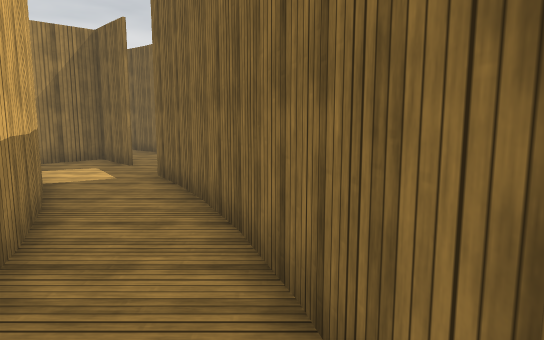
view 1 (above)

24 first-person views from a walk through a Unity game level. The camera is 1.5 m above the floor, tilts 8° down and sees 70° across. The floor is counted in squares, 1 m on a side. Each view is taken from the middle of a square. On the plan, view 1 faces up. The plan holds only what a view shows up to about 17 squares ahead; the rest is blank. The place goes on beyond the plan. The player is left out. Some surface patterns are stand-ins.

view 2
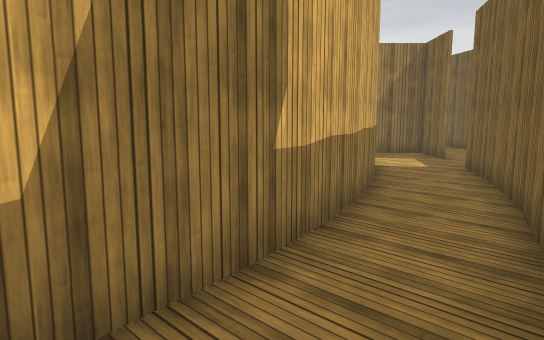

view 3
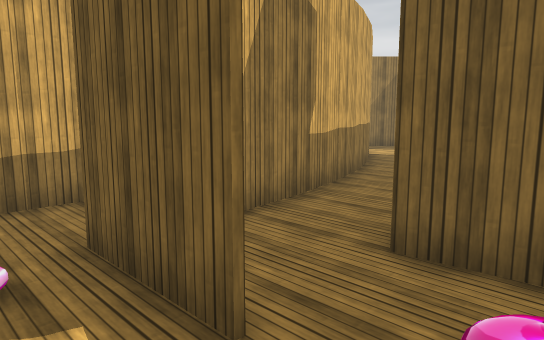

view 4
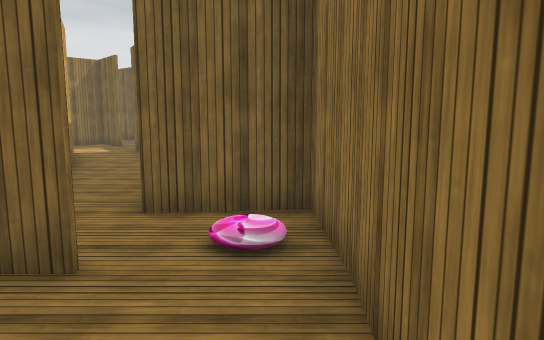

view 5
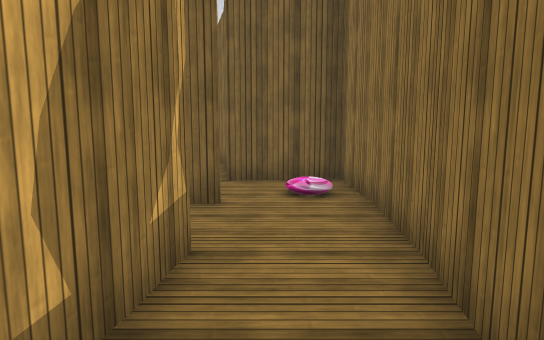

view 6
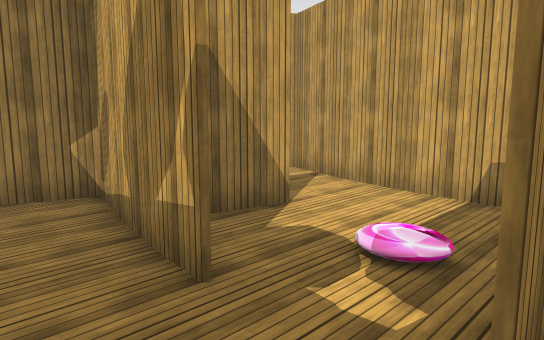

view 7
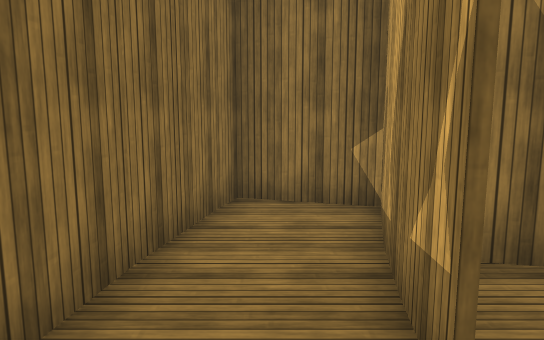

view 8
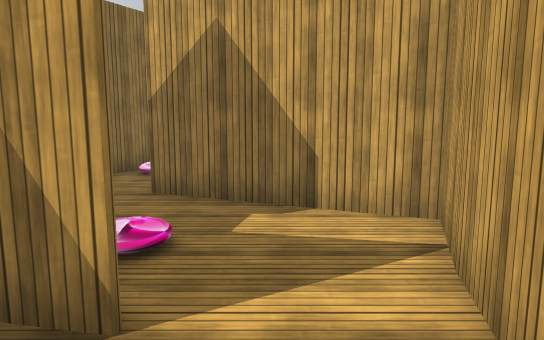

view 9
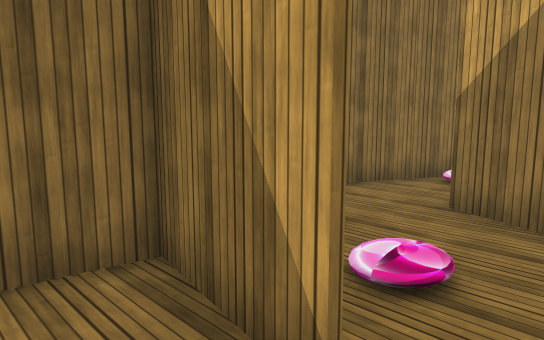

view 10
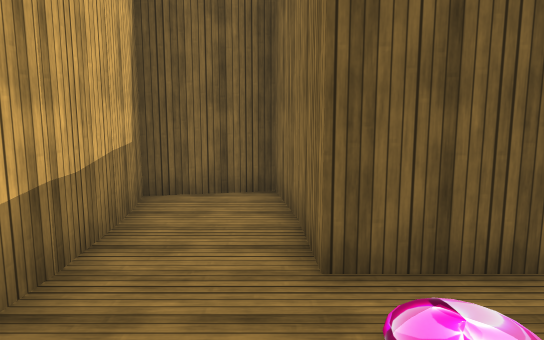

view 11
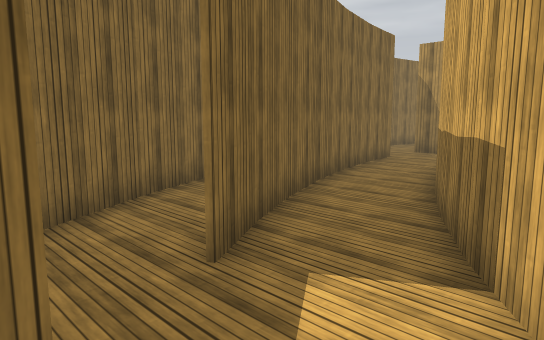

view 12
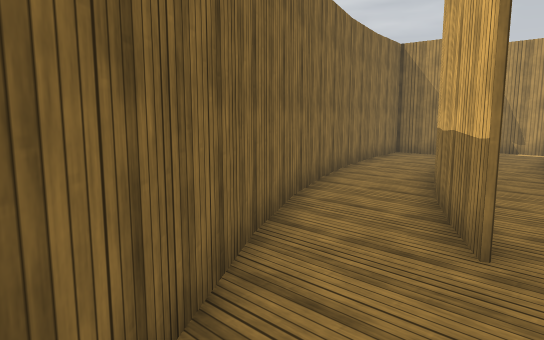

view 13
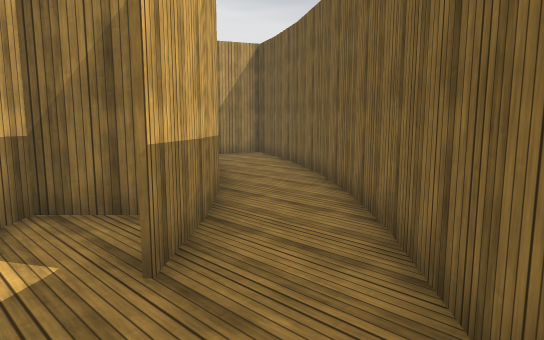

view 14
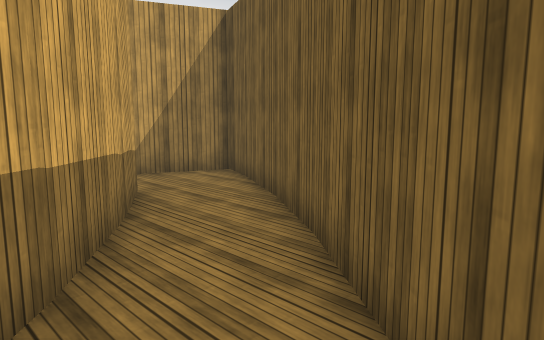

view 15
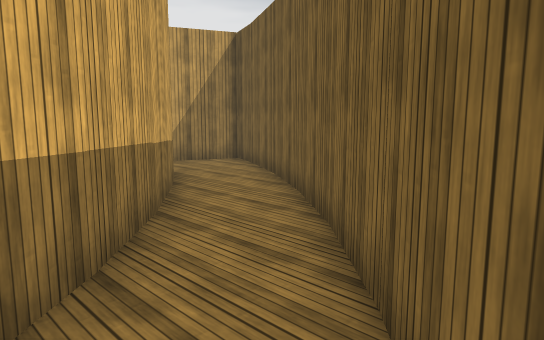

view 16
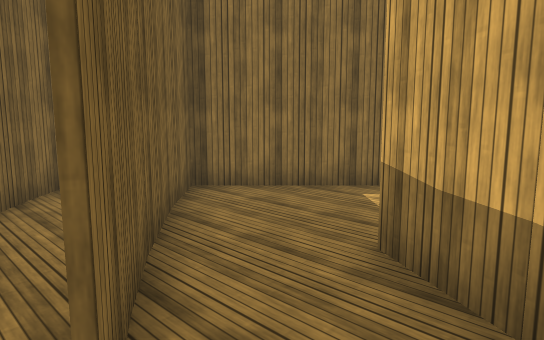

view 17
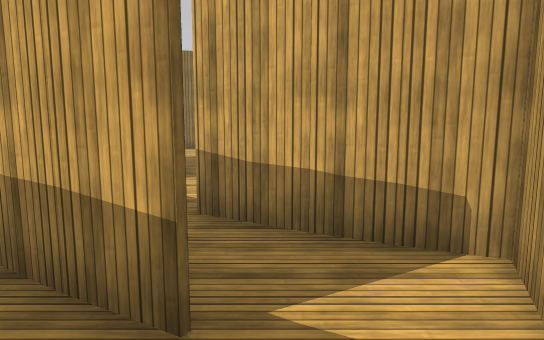

view 18
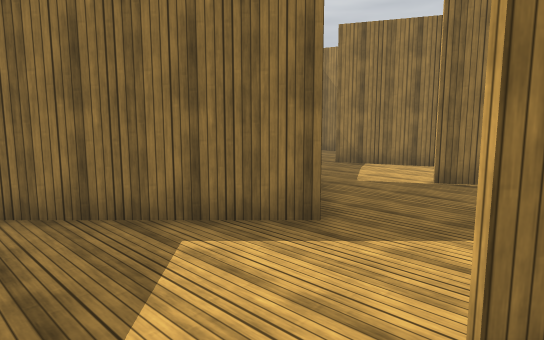

view 19
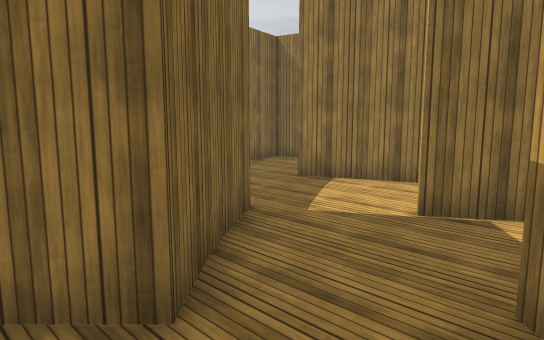

view 20
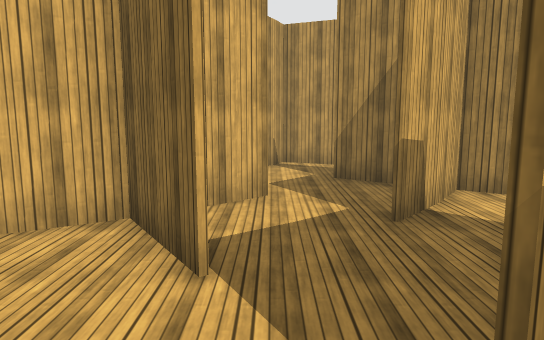

view 21
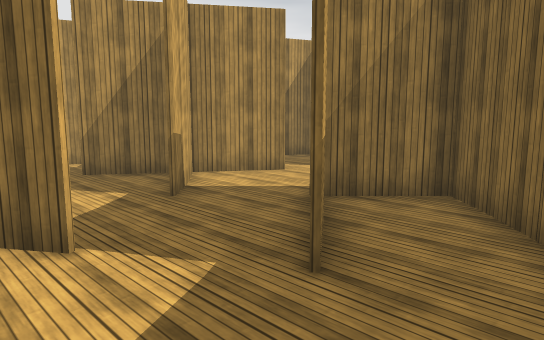

view 22
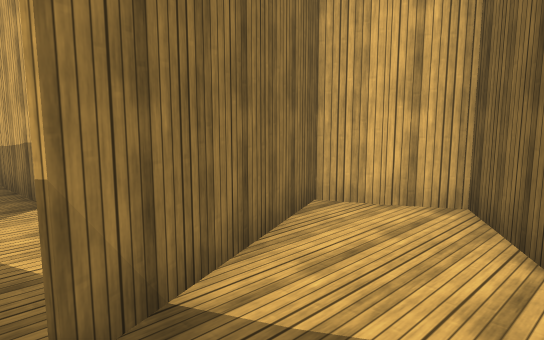

view 23
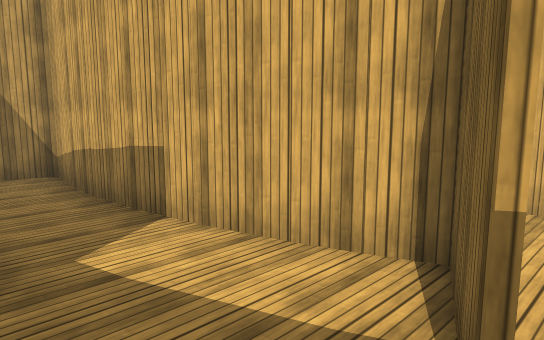

view 24
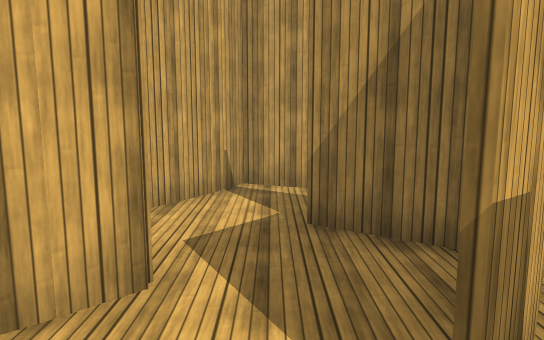

### Floor plan
Points are (right, up) in squares from view 1. A wall is a line through its corners. A room is listed if a view was taken in it or the views show most of it. See-through windows are left out.
Room 1 (views 1, 2)
walls: (1.2, -1.1) (0, 3.7); (-1.8, 0.8) (-1.5, -1.5); (-2.3, 2.5) (-1.8, 0.7); (-1, -3.4) (1.1, -3.4)
ways out: opening at (1, -2) to room 4; opening at (-1, 4) to room 6
Room 2 (views 3, 4, 7)
walls: (1.2, -5.8) (0.9, -7.3); (3.5, -7.6) (4, -3.5)
ways out: opening at (2, -8) to room 3; opening at (2.5, -3) to room 4; opening at (1, -4.5) to room 5
Room 3 (view 5)
walls: (3.1, -10.3) (3.5, -7.6); (0.9, -7.3) (0.3, -10.4); (0.1, -10.3) (2.6, -11) (2.9, -10.2)
ways out: opening at (2, -8) to room 2
Room 4 (view 6)
walls: (3.7, -3.5) (3.6, -0.9) (1.2, -1.1)
ways out: opening at (1, -2) to room 1; opening at (2.5, -3) to room 2
Room 5 (views 8, 9, 10)
walls: (-2, -7.5) (0.7, -8) (0.9, -6.6); (-4.1, -5) (-4.3, -6.6) (-4.8, -8.6) (-5.4, -10.5) (-0.5, -12.5); (1.1, -3.5) (-1.5, -3.5) (-1.6, -1.4); (-1.6, -1.5) (-1.9, 0.6) (-4.4, 0.2) (-4.2, -1); (-4.2, -0.8) (-4, -5.2)
ways out: opening at (1, -4.5) to room 2; opening at (0, -11)
Room 6 (views 11, 13, 15)
walls: (-2.8, 9.8) (-2.3, 9); (-4.2, 11.5) (-5.8, 13.3) (-7.9, 11.3); (-2, 8.3) (-2.9, 9.7); (-0.4, 10.7) (-1.9, 12.8); (-5.6, 9.2) (-4.7, 7.9); (-4.8, 7.9) (-3.7, 6.1); (-1.8, 12.7) (-3.4, 14.6); (0, 10) (-0.4, 10.8); (-5.2, 12.8) (-4.1, 11.6); (-3.8, 6.2) (-2.9, 4.3); (-7.7, 11.6) (-7.1, 11); (-2.9, 4.4) (-2.3, 2.4); (-0.4, 4.8) (-1.9, 8.4); (0, 3.7) (-0.3, 5.1)
ways out: opening at (-1, 4) to room 1; opening at (-4, 14) to room 7; opening at (-1, 10) to room 12
Room 7 (views 12, 14, 16, 17)
walls: (-9.2, 16.2) (-7.3, 14.8); (-9.1, 16.1) (-11.5, 17.5); (-7, 17.8) (-9.1, 19.2) (-11.3, 20.3); (-11.5, 17.6) (-9.1, 16.2); (-7.4, 14.8) (-5.8, 13.4); (-11.1, 20.3) (-12.5, 20.9) (-14.5, 16.1) (-13.4, 15.6); (-5.1, 16.2) (-7.1, 17.8); (-13.4, 15.7) (-10.8, 14.1); (-5.8, 13.5) (-5.2, 12.8); (-3.4, 14.6) (-5.2, 16.3)
ways out: opening at (-4, 14) to room 6; opening at (-11, 15) to room 9
Room 8 (view 18)
walls: (-12.7, 11.5) (-12.4, 12); (-14.6, 15.8) (-15.1, 14.7)
ways out: opening at (-13, 13) to room 9
Room 9 (views 19, 20, 21, 22, 23, 24)
walls: (-8.2, 8.1) (-9.6, 9.6) (-5.9, 13.4) (-7.4, 14.7) (-9.3, 16.1); (-8.2, 8.2) (-7.1, 6.8); (-12.5, 8.8) (-11.3, 7.7); (-7.2, 6.7) (-8.3, 8.1); (-10.8, 4.5) (-9.4, 5.4) (-11.6, 3.9) (-10.8, 2.7); (-13.4, 6.1) (-12.3, 4.9); (-7.9, 11.3) (-9.4, 9.8); (-14.1, 9.3) (-15.3, 7.4); (-5.8, 9.3) (-7.7, 11.5); (-12.3, 11.9) (-13.8, 9.8) (-12.4, 8.7); (-10.9, 2.8) (-10.4, 1.7) (-5.6, 3.7); (-17.7, 8.4) (-18.5, 6.4) (-18, 6.1); (-18, 6.2) (-16.6, 5.3) (-16.1, 5)
ways out: opening at (-11, 15) to room 7; opening at (-13, 13) to room 8; opening at (-4.5, 3) to room 10; opening at (-16.5, 8.5)
Room 10 (no view inside)
walls: (-6.8, -1.9) (-6.7, -4.4); (-7, -0.4) (-6.8, -2); (-3.4, 0.4) (-1.8, 0.8); (-7.3, 1) (-7, -0.5); (-1.9, 0.4) (-2.4, 2.4); (-6.7, -4.2) (-6.9, -6.5) (-5.8, -6.7); (-5.6, 3.6) (-7.9, 2.6) (-7.3, 0.9)
ways out: opening at (-4.5, 3) to room 9
Room 11 (no view inside)
walls: (3, 2.7) (2.6, 4.1) (1.8, 6.4)
ways out: opening at (1, 6) to room 13; opening at (2, 3) to room 14
Room 12 (no view inside)
walls: (-2.3, 9) (-1, 6.9); (0.8, 8.6) (0, 10)
ways out: opening at (-1, 10) to room 6; opening at (0, 8) to room 13
Room 13 (no view inside)
walls: (-1.2, 7) (-0.4, 5); (1.8, 6.4) (0.8, 8.6)
ways out: opening at (1, 6) to room 11; opening at (0, 8) to room 12
Room 14 (no view inside)
walls: (3.3, 1.6) (3, 2.7); (2, -0.9) (3.6, -0.8) (3.2, 1.7)
ways out: opening at (2, 3) to room 11

Where each view was taken, in squares from view 1:
view 1: 0 up, 0 right, facing up
view 2: 2 down, 1 right, facing up-left
view 3: 5 down, 3 right, facing up-left
view 4: 7 down, 3 right, facing up
view 5: 10 down, 2 right, facing up
view 6: 3 down, 3 right, facing down-left
view 7: 4 down, 2 right, facing down
view 8: 5 down, 3 left, facing down
view 9: 6 down, 3 left, facing down-right
view 10: 7 down, 2 left, facing up
view 11: 12 up, 6 left, facing down-right
view 12: 14 up, 4 left, facing down-right
view 13: 10 up, 1 left, facing up-left
view 14: 14 up, 4 left, facing up-left
view 15: 12 up, 2 left, facing up-left
view 16: 18 up, 13 left, facing down-right
view 17: 20 up, 12 left, facing down
view 18: 14 up, 13 left, facing down-right
view 19: 11 up, 12 left, facing down-right
view 20: 6 up, 6 left, facing left
view 21: 4 up, 5 left, facing up-left
view 22: 6 up, 5 left, facing down-left
view 23: 4 up, 4 left, facing down-left
view 24: 7 up, 10 left, facing left
